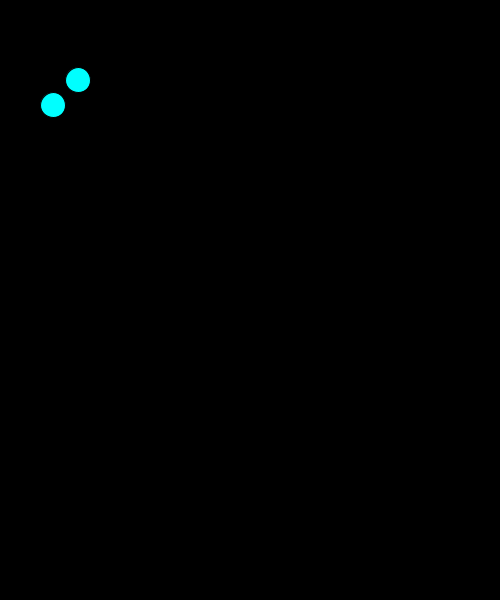
Frame 1 (no input)
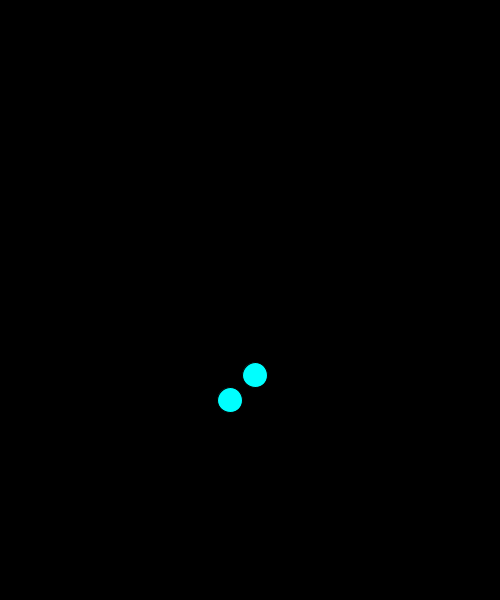
Frame 60 (the mouse pressed at the canvas centre just before this capture)
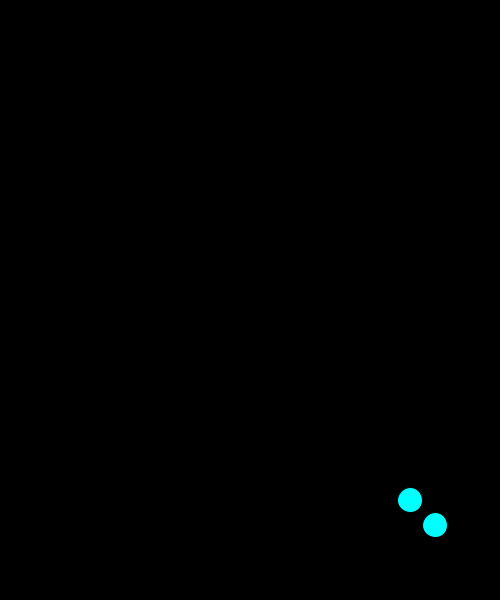
Frame 120 (the mouse held since frame 60 and released just before this capture)

The Processing sketch that drew these frames (run headless with seeded random() and noise(); from frame 60 on, the mouse is pressed at the canvas centre):

// Processing sketch: BouncingBall
// ── BouncingBall.pde
// Variables go here
Ball myBall = new Ball( 50, 100); // Initiatlizing the Class
Ball yourBall = new Ball (75, 75);

void setup() {
  size (500, 600);
  //fullScreen ();
  print ("Screen Dimensions" +"\n  My width is " + displayWidth + "\n  My height is " + displayHeight);
}

void draw () {
  background (0); //Black on a GreyScale
  
  myBall.EdgeDetection();
  myBall.ClassDraw ();
  
  yourBall.EdgeDetection();
  yourBall.ClassDraw ();
  
} // End of DRAW Loop

// ── BallClass.pde
class Ball {
  float x;
  float y;
  color c;
  float radius;
  float xSpeed;
  float ySpeed;
  
  Ball (float x, float y){ //Constructor for Ball
    this.x = x; //Unique x coordinate
    this.y = y; //Unique y coordinate
    c = color(0, 255, 255); //Colour is shared with all Balls
    xSpeed = 3.0; 
    ySpeed = 5.0; 
    radius = 25; //Radius is also shared with all Balls
    
  } // End of Constructor
  
  void EdgeDetection () {
    
    // Ensuring Ball does not leave the screen
    if (x+xSpeed < 0 || x+xSpeed > width){
      xSpeed *= -1;
    }
    if (y+ySpeed < 0 || y+ySpeed > height) {
    ySpeed *= -1;
    }
    
    x += xSpeed;
    y += ySpeed;
  } // End of Edge Detection
  
  void ClassDraw () {
    fill(c); //Fills the ball with a colour
    ellipse(x, y, radius, radius); //Shape for myBall
  }
  
} //End of Class Ball
